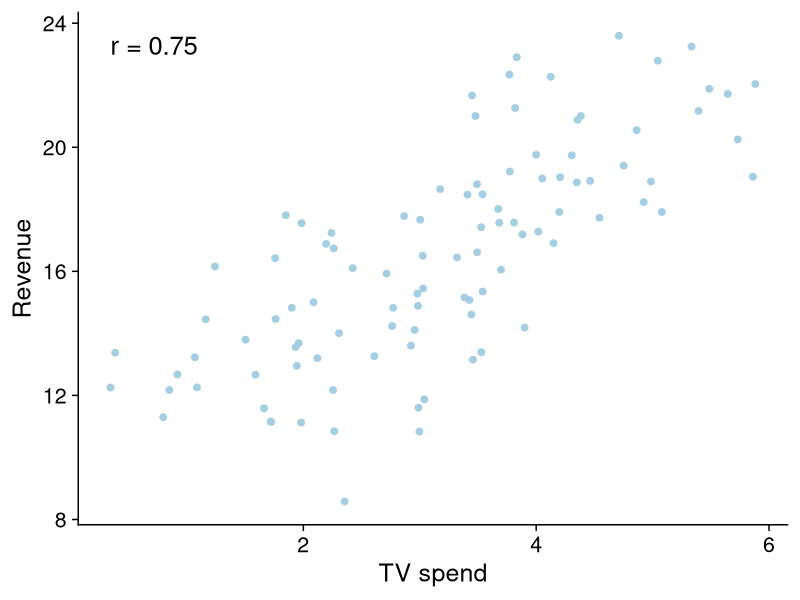
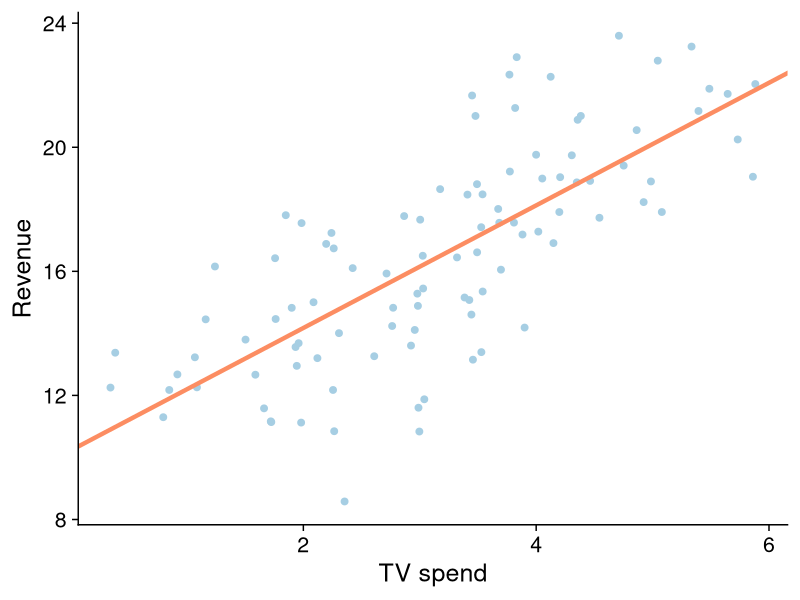
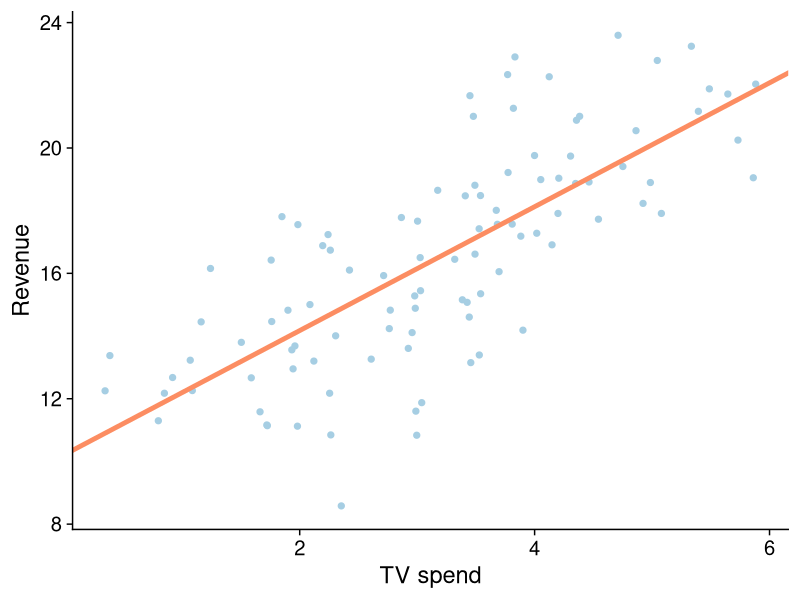
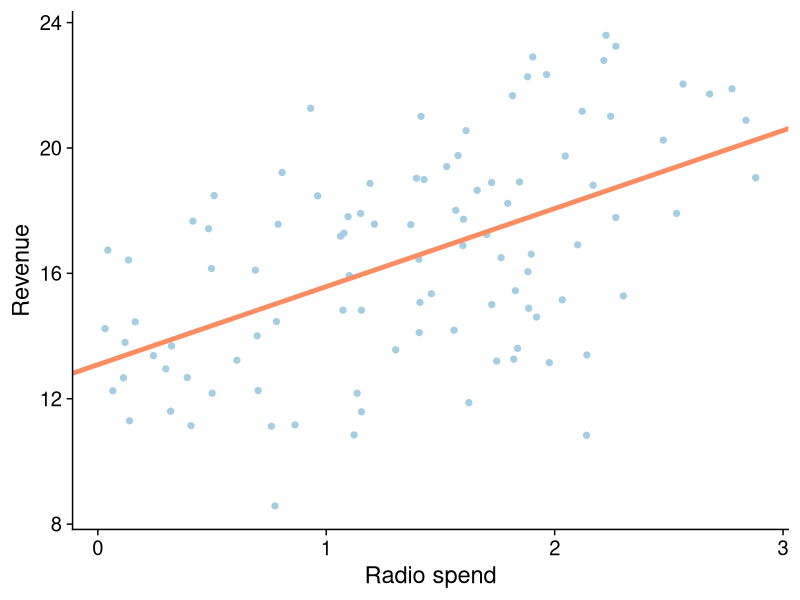
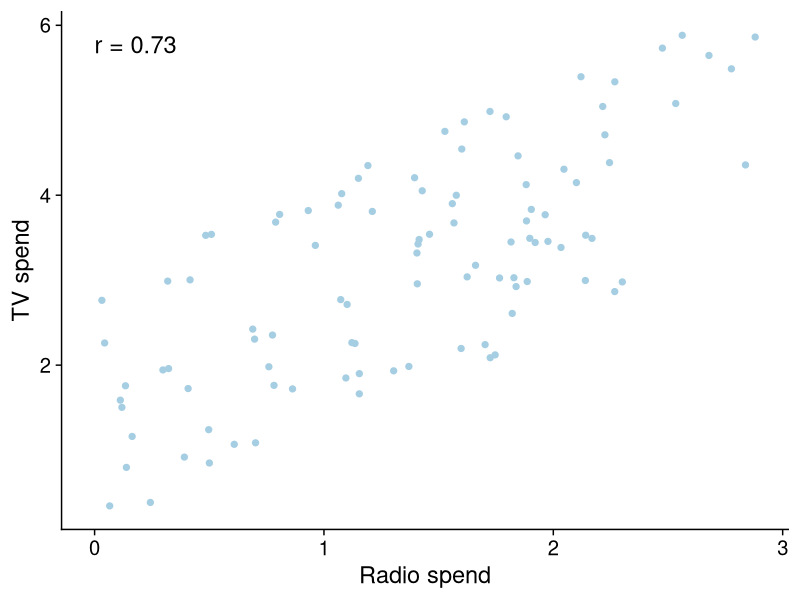
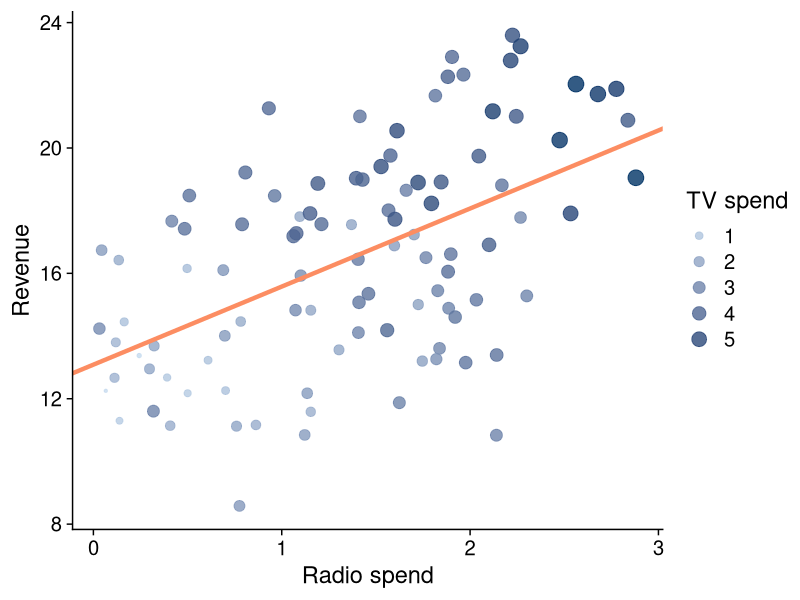
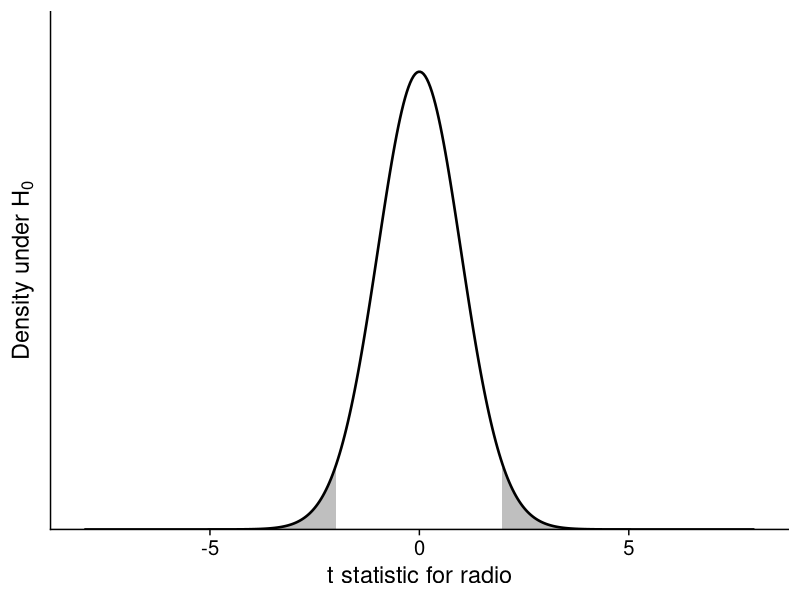
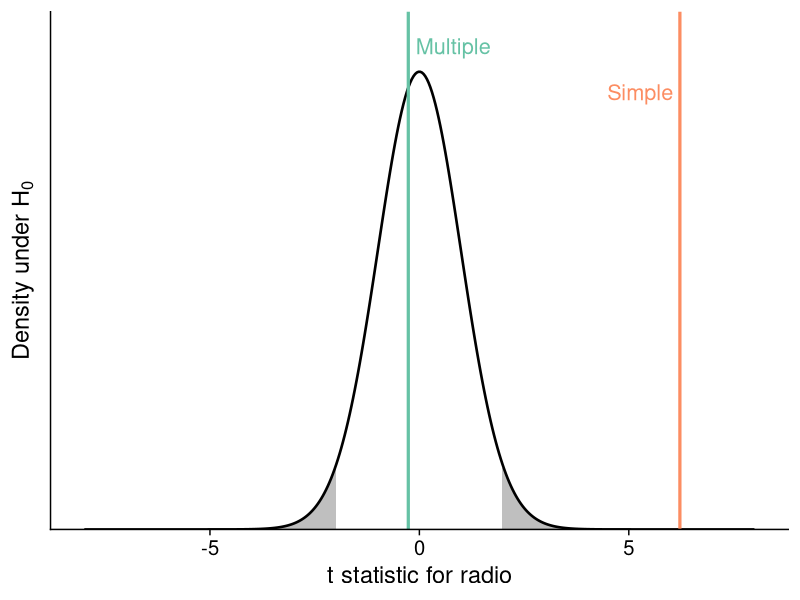

Reproduce these figures in R, in order.
## ---- chunk 1
#| include: false
library(ggplot2)
knitr::opts_chunk$set(fig.align = "center", dev = "pdf")

# Simulated advertising data (as in STA2005S W3/W4):
# radio spend is correlated with TV spend, but revenue depends on TV only.
set.seed(201)
ad_tbl <- tibble::tibble(
  spend_radio = runif(100, 0, 3)
)
ad_tbl$spend_tv <- 1.2 * ad_tbl$spend_radio + runif(100, 0, 3)
ad_tbl$revenue <- 10 + 2 * ad_tbl$spend_tv + rnorm(100, sd = 2)

fit_tv <- lm(revenue ~ spend_tv, data = ad_tbl)
fit_radio <- lm(revenue ~ spend_radio, data = ad_tbl)
fit_both <- lm(revenue ~ spend_tv + spend_radio, data = ad_tbl)

fmt <- function(x, digits = 2) formatC(x, format = "f", digits = digits)
fmt_p <- function(p) if (p < 0.001) "<0.001" else paste0("=", fmt(p, 2))
r2 <- function(fit) summary(fit)$r.squared
coef_row <- function(fit, term) summary(fit)$coefficients[term, ]

r_tv <- cor(ad_tbl$spend_tv, ad_tbl$revenue)
r_tv_radio <- cor(ad_tbl$spend_tv, ad_tbl$spend_radio)
b_tv <- coef(fit_tv)

col_point <- "#a6cee3"
col_line <- "#003366"
col_accent <- "#e6550d"
col_simple <- "#fc8d62"
col_multiple <- "#66c2a5"
col_est <- "#7b3294"
col_pred <- "#b8860b"

theme_slide <- function(font_size = 18) {
  cowplot::theme_cowplot(font_size = font_size) +
    theme(
      plot.background = element_rect(fill = "white", colour = NA),
      panel.background = element_rect(fill = "white", colour = NA)
    )
}
lab_tv <- "TV spend"
lab_radio <- "Radio spend"
lab_rev <- "Revenue"
## ---- chunk 2
#| fig-width: 4.6
#| fig-height: 3.6
#| out-width: "100%"
ggplot(ad_tbl, aes(spend_tv, revenue)) +
  geom_point(col = col_point, size = 2) +
  annotate("text", x = min(ad_tbl$spend_tv), y = max(ad_tbl$revenue),
           hjust = 0, vjust = 1, label = paste0("r = ", fmt(r_tv)), size = 6.5) +
  labs(x = lab_tv, y = lab_rev) +
  theme_slide()
## ---- chunk 3
#| fig-width: 4.6
#| fig-height: 3.6
#| out-width: "100%"
ggplot(ad_tbl, aes(spend_tv, revenue)) +
  geom_point(col = col_point, size = 2) +
  geom_abline(intercept = b_tv[1], slope = b_tv[2], col = col_simple, linewidth = 1.5) +
  labs(x = lab_tv, y = lab_rev) +
  theme_slide()
## ---- chunk 4
est_tbl <- rbind(
  data.frame(term = "TV", model = "Simple", t(coef_row(fit_tv, "spend_tv")),
             t(confint(fit_tv)["spend_tv", ]), check.names = FALSE),
  data.frame(term = "TV", model = "Multiple", t(coef_row(fit_both, "spend_tv")),
             t(confint(fit_both)["spend_tv", ]), check.names = FALSE),
  data.frame(term = "Radio", model = "Simple", t(coef_row(fit_radio, "spend_radio")),
             t(confint(fit_radio)["spend_radio", ]), check.names = FALSE),
  data.frame(term = "Radio", model = "Multiple", t(coef_row(fit_both, "spend_radio")),
             t(confint(fit_both)["spend_radio", ]), check.names = FALSE)
)
names(est_tbl) <- c("term", "model", "est", "se", "t", "p", "lwr", "upr")
est_tbl$term <- factor(est_tbl$term, levels = c("Radio", "TV"))
est_tbl$model <- factor(est_tbl$model, levels = c("Multiple", "Simple"))
est_radio_s <- est_tbl[est_tbl$term == "Radio" & est_tbl$model == "Simple", ]
est_radio_m <- est_tbl[est_tbl$term == "Radio" & est_tbl$model == "Multiple", ]
est_tv_s <- est_tbl[est_tbl$term == "TV" & est_tbl$model == "Simple", ]
est_tv_m <- est_tbl[est_tbl$term == "TV" & est_tbl$model == "Multiple", ]
## ---- chunk 5
plot_simple <- function(xvar, xlab, fit) {
  ggplot(ad_tbl, aes(.data[[xvar]], revenue)) +
    geom_point(col = col_point, size = 1.8) +
    geom_abline(intercept = coef(fit)[1], slope = coef(fit)[2],
                col = col_simple, linewidth = 1.65) +
    labs(x = xlab, y = lab_rev) +
    theme_slide(font_size = 17)
}
ci_txt <- function(row) paste0("$", fmt(row$lwr), "$ to $", fmt(row$upr), "$")
## ---- chunk 6
#| fig-width: 4.2
#| fig-height: 2.3
#| out-width: "85%"
plot_simple("spend_tv", lab_tv, fit_tv)
## ---- chunk 7
#| fig-width: 4.2
#| fig-height: 2.3
#| out-width: "85%"
plot_simple("spend_radio", lab_radio, fit_radio)
## ---- chunk 8
#| fig-width: 3.6
#| fig-height: 2.3
#| out-width: "95%"
ggplot(ad_tbl, aes(spend_radio, spend_tv)) +
  geom_point(col = col_point, size = 1.8) +
  annotate("text", x = 0, y = max(ad_tbl$spend_tv), hjust = 0, vjust = 1,
           label = paste0("r = ", fmt(r_tv_radio)), size = 6) +
  labs(x = lab_radio, y = lab_tv) +
  theme_slide(font_size = 17)
## ---- chunk 9
#| fig-width: 4.9
#| fig-height: 2.3
#| out-width: "95%"
ggplot(ad_tbl, aes(spend_radio, revenue, size = spend_tv, col = spend_tv)) +
  geom_point(alpha = 0.8) +
  geom_abline(intercept = coef(fit_radio)[1], slope = coef(fit_radio)[2],
              col = col_simple, linewidth = 1.5) +
  scale_size_continuous(range = c(0.8, 5), name = lab_tv) +
  scale_colour_gradient(low = "#c6dbef", high = col_line, name = lab_tv) +
  guides(size = guide_legend(), colour = guide_legend()) +
  labs(x = lab_radio, y = lab_rev) +
  theme_slide(font_size = 17)
## ---- chunk 10
t_s <- est_radio_s$t
t_m <- est_radio_m$t
df_s <- df.residual(fit_radio)
df_m <- df.residual(fit_both)
t_lim <- max(4, ceiling(abs(t_s)) + 1)
t_grid <- data.frame(t = seq(-t_lim, t_lim, length.out = 400))
t_grid$dens <- dt(t_grid$t, df = df_m)
crit <- qt(0.975, df = df_m)
p_null <- ggplot(t_grid, aes(t, dens)) +
  geom_area(data = subset(t_grid, t <= -crit), fill = "grey75") +
  geom_area(data = subset(t_grid, t >= crit), fill = "grey75") +
  geom_line(linewidth = 0.9) +
  scale_y_continuous(expand = c(0, 0), limits = c(0, 0.45)) +
  labs(x = "t statistic for radio", y = expression("Density under " * H[0])) +
  theme_slide(font_size = 17) +
  theme(axis.text.y = element_blank(), axis.ticks.y = element_blank())
## ---- chunk 11
#| fig-width: 4.8
#| fig-height: 3.3
#| out-width: "100%"
p_null
## ---- chunk 12
#| fig-width: 4.8
#| fig-height: 3.3
#| out-width: "100%"
p_null +
  geom_vline(xintercept = t_s, col = col_simple, linewidth = 1.1) +
  geom_vline(xintercept = t_m, col = col_multiple, linewidth = 1.1) +
  annotate("text", x = t_s, y = 0.38, label = "Simple", col = col_simple,
           hjust = 1.1, size = 5.5) +
  annotate("text", x = t_m, y = 0.42, label = "Multiple", col = col_multiple,
           hjust = -0.1, size = 5.5)
## ---- chunk 13
y_rev <- ad_tbl$revenue
var_y <- var(y_rev)
y_lim <- range(y_rev)
lab_y <- expression("Revenue (" * Y * ")")
lab_yhat <- expression("Predicted revenue (" * hat(Y) * ")")
fig_dir <- knitr::opts_chunk$get("fig.path")
save_fig <- function(p, name, width = 4.6, height = 3.7) {
  f <- paste0(fig_dir, name, ".pdf")
  dir.create(dirname(f), recursive = TRUE, showWarnings = FALSE)
  ggsave(f, p, width = width, height = height)
  f
}

# Simulated predictors with a chosen correlation with revenue:
# X1 is only slightly related, X2 more strongly than TV spend
sim_x <- function(r, seed) {
  set.seed(seed)
  z_rev <- as.numeric(scale(y_rev))
  x <- r * z_rev + sqrt(1 - r^2) * rnorm(length(y_rev))
  3 * (x - min(x)) / diff(range(x))
}
x_weak <- sim_x(0.15, 7)
x_strong <- sim_x(0.87, 7)
fit_weak <- lm(y_rev ~ x_weak)
fit_strong <- lm(y_rev ~ x_strong)
lab_weak <- expression(X[1] * " (simulated)")
lab_strong <- expression(X[2] * " (simulated)")

r2_scatter <- function(x, fit, xlab, show_fit) {
  d <- data.frame(x = x, y = y_rev, yhat = fitted(fit))
  p <- ggplot(d, aes(x, y))
  if (show_fit) {
    p <- p + geom_segment(aes(xend = x, yend = yhat), col = "grey75", linewidth = 0.3)
  }
  p <- p +
    geom_point(col = col_point, size = 1.3) +
    annotate("text", x = min(x), y = max(y_rev), hjust = 0, vjust = 1, size = 4.3,
             label = paste0("Var(Y)~'='~'", fmt(var_y), "'"), parse = TRUE) +
    labs(x = xlab, y = expression(Y)) +
    theme_slide(font_size = 13)
  if (show_fit) {
    p <- p + geom_abline(intercept = coef(fit)[1], slope = coef(fit)[2],
                         col = col_simple, linewidth = 1.5)
  }
  p
}

hist_breaks <- seq(floor(y_lim[1]), ceiling(y_lim[2]), by = 1)
r2_hist <- function(fit) {
  ggplot(data.frame(yhat = fitted(fit)), aes(yhat)) +
    geom_histogram(breaks = hist_breaks, fill = col_simple, col = "white", alpha = 0.8) +
    annotate("text", x = y_lim[1], y = Inf, hjust = 0, vjust = 1.3, size = 4.3,
             label = paste0("Var(hat(Y))~'='~'", fmt(var(fitted(fit))), "'"), parse = TRUE) +
    coord_cartesian(xlim = range(hist_breaks)) +
    scale_y_continuous(expand = expansion(mult = c(0, 0.45))) +
    labs(x = expression(hat(Y)), y = "Count") +
    theme_slide(font_size = 13)
}

r2_txt <- function(fit) {
  v_hat <- var(fitted(fit))
  paste0("$R^2=", fmt(v_hat), "/", fmt(var_y), "=", fmt(v_hat / var_y), "$")
}

fig_w <- 3.3
fig_h <- 3.7
f_r2_left_1 <- save_fig(
  cowplot::plot_grid(r2_scatter(x_weak, fit_weak, lab_weak, FALSE),
                     NULL, ncol = 1, align = "v"),
  "r2-left-1", width = fig_w, height = fig_h
)
f_r2_left_2 <- save_fig(
  cowplot::plot_grid(r2_scatter(x_weak, fit_weak, lab_weak, TRUE),
                     r2_hist(fit_weak), ncol = 1, align = "v"),
  "r2-left-2", width = fig_w, height = fig_h
)
f_r2_right <- save_fig(
  cowplot::plot_grid(r2_scatter(x_strong, fit_strong, lab_strong, TRUE),
                     r2_hist(fit_strong), ncol = 1, align = "v"),
  "r2-right", width = fig_w, height = fig_h
)
## ---- chunk 14
rev_breaks <- seq(8, 24, by = 4)
cor_panel <- function(x, fit, xlab) {
  d <- data.frame(x = x, y = y_rev, yhat = fitted(fit))
  r <- cor(d$y, d$yhat)
  top <- ggplot(d, aes(x, y)) +
    geom_point(col = col_point, size = 1.3) +
    geom_abline(intercept = coef(fit)[1], slope = coef(fit)[2],
                col = col_simple, linewidth = 1.5) +
    labs(x = xlab, y = expression(Y)) +
    theme_slide(font_size = 13)
  bottom <- ggplot(d, aes(yhat, y)) +
    geom_point(col = col_point, size = 1.3) +
    annotate("text", x = y_lim[1], y = y_lim[2], hjust = 0, vjust = 1, size = 4.3,
             label = paste0("r~'='~'", fmt(r), "'*','~~r^2~'='~'", fmt(r^2), "'"),
             parse = TRUE) +
    scale_x_continuous(breaks = rev_breaks) +
    scale_y_continuous(breaks = rev_breaks) +
    coord_cartesian(xlim = y_lim, ylim = y_lim) +
    labs(x = expression(hat(Y)), y = expression(Y)) +
    theme_slide(font_size = 13)
  cowplot::plot_grid(top, bottom, ncol = 1, align = "v")
}
## ---- chunk 15
#| fig-width: 3.4
#| fig-height: 4.2
#| out-width: "74%"
cor_panel(x_weak, fit_weak, lab_weak)
## ---- chunk 16
#| fig-width: 3.4
#| fig-height: 4.2
#| out-width: "74%"
cor_panel(x_strong, fit_strong, lab_strong)
## ---- chunk 17
pred_tbl <- rbind(
  data.frame(model = "Radio only", observed = ad_tbl$revenue, predicted = fitted(fit_radio)),
  data.frame(model = "TV and radio", observed = ad_tbl$revenue, predicted = fitted(fit_both))
)
pred_tbl$model <- factor(pred_tbl$model, levels = c("Radio only", "TV and radio"))
r2_labs <- c(
  "Radio only" = paste0("Radio only\nR\u00b2 = ", fmt(r2(fit_radio))),
  "TV and radio" = paste0("TV and radio\nR\u00b2 = ", fmt(r2(fit_both)))
)
## ---- chunk 18
#| fig-width: 6.4
#| fig-height: 3.1
#| out-width: "78%"
ggplot(pred_tbl, aes(predicted, observed, col = model)) +
  geom_abline(intercept = 0, slope = 1, col = "grey40", linetype = 2) +
  geom_point(size = 1.6) +
  facet_wrap(~model, labeller = as_labeller(r2_labs)) +
  scale_colour_manual(values = c(col_simple, col_multiple)) +
  scale_x_continuous(breaks = c(12, 16, 20)) +
  labs(x = lab_yhat, y = lab_y) +
  theme_slide(font_size = 16) +
  theme(legend.position = "none", strip.background = element_rect(fill = "grey92"))
